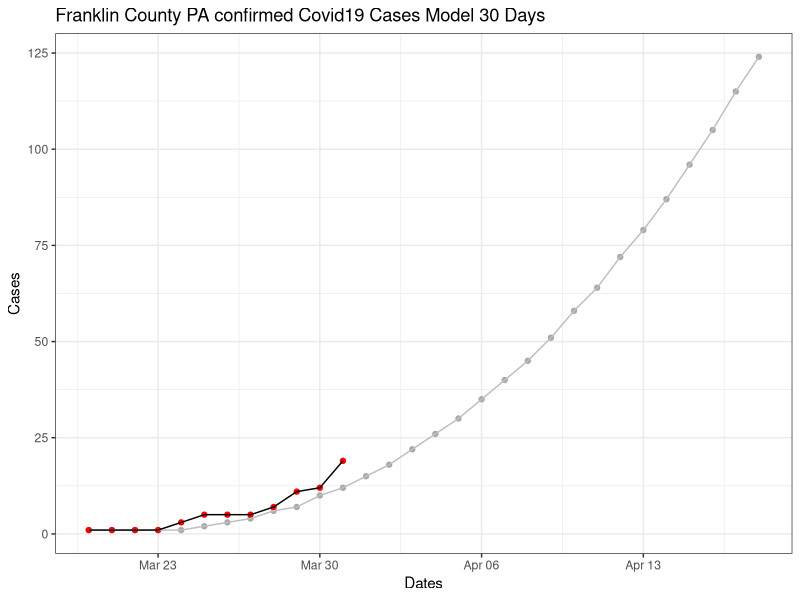

R code for this plot:
## ---- chunk 1
knitr::opts_chunk$set(error = TRUE)
#load libs
library("tidyverse")
library("ggplot2")

franklinCountyCorona <- data.frame("day" = c(seq(1,12)), "dates" = seq(as.Date("2020-03-20"), by = "days", length.out = 12), "cases" = c(1, 1, 1, 1, 3, 5, 5, 5, 7, 11, 12, 19))

## ---- chunk 2

fit <- lm(formula = log(cases) ~ day, data = franklinCountyCorona)

summary(fit)

## ---- chunk 3
newDay <-data.frame("day" = c(seq(1, 30)))
nextTwentyDays <-predict(fit, newDay)
nextTwentyDays <- as.data.frame(nextTwentyDays)
tmp <- seq(as.Date("2020-03-20"), by = "days", length.out = 30)
names(nextTwentyDays)[1] <- "cases"
nextTwentyDays[1,1] <- 1
nextTwentyDays <- mutate(nextTwentyDays, 
                         "day"   = c(seq(1, 30)), 
                         "cases" = ceiling(10^log(nextTwentyDays$cases)), 
                         "dates" = tmp)
finalModel<- merge(nextTwentyDays, franklinCountyCorona, by = "dates", all = TRUE)
## ---- chunk 4
ggplot(finalModel, aes(x = dates)) +
  geom_point(aes(y = cases.x), color = "darkgrey") +
  geom_point(aes(y = cases.y), color = "red") +
  geom_path(aes(y = cases.x), color = "grey") +
  geom_path(aes(y = cases.y), color = "black") +
  labs(x = "Dates", y = "Cases") +
  ggtitle("Franklin County PA confirmed Covid19 Cases Model 30 Days") +
  theme_bw()
